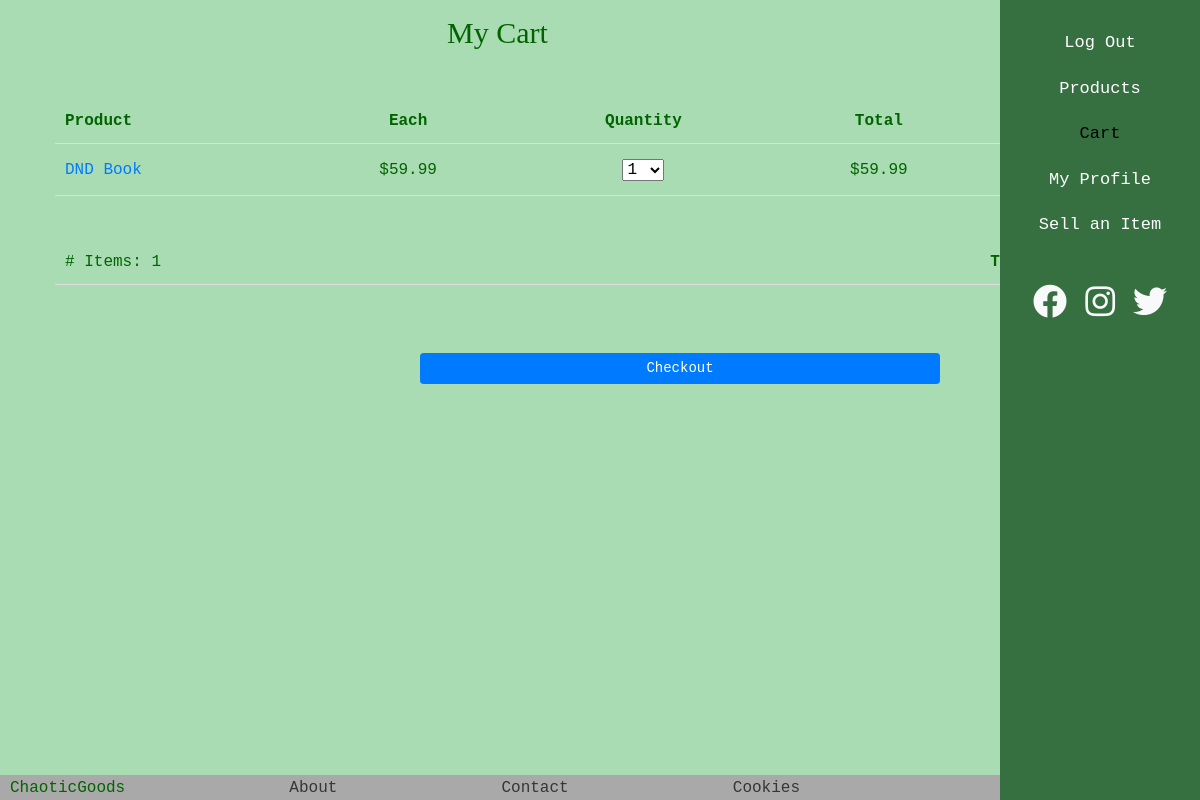
/cart.php (signed in), run on the app's committed database.
### tables this page shows
CREATE TABLE `products` (
  `product_id` int(11) NOT NULL,
  `title` varchar(255) NOT NULL,
  `description` text DEFAULT NULL,
  `price` decimal(10,2) NOT NULL,
  `image_url` varchar(255) DEFAULT NULL,
  `seller_id` int(11) DEFAULT NULL,
  `created_at` timestamp NOT NULL DEFAULT current_timestamp(),
  `color` varchar(50) DEFAULT NULL,
  `type` varchar(50) DEFAULT NULL
);

CREATE TABLE `cart_items` (
  `id` int(11) NOT NULL,
  `user_id` int(11) NOT NULL,
  `product_id` int(11) NOT NULL,
  `quantity` int(11) NOT NULL DEFAULT 1,
  `added_at` datetime DEFAULT current_timestamp()
);

### cart.php (the view, shortened to what this page needs)
<?php
require 'db.php';
$user_id = $_SESSION['user_id'] ?? 0;
$products = [];
$result = $con->query("SELECT product_id, title, price FROM products");
while ($row = $result->fetch_assoc()) {
    $products[$row['product_id']] = $row;
}
$cart = [];
$total = 0;
$totalItems = 0;
$stmt = $con->prepare("SELECT product_id, quantity FROM cart_items WHERE user_id = ?");
$stmt->bind_param("i", $user_id);
$stmt->execute();
$result = $stmt->get_result();
while ($row = $result->fetch_assoc()) {
    $productId = $row['product_id'];
    if (isset($products[$productId])) {
        $cart[$productId] = [
            'title' => $products[$productId]['title'],
            'price' => $products[$productId]['price'],
            'quantity' => $row['quantity']
        ];
        $total += $products[$productId]['price'] * $row['quantity'];
        $totalItems += $row['quantity'];
    }
}
?>
<!DOCTYPE html>
<html lang="en">
<head>
    <link rel="stylesheet" href="https://maxcdn.bootstrapcdn.com/bootstrap/4.5.2/css/bootstrap.min.css">
    <link rel="stylesheet" href="https://cdnjs.cloudflare.com/ajax/libs/font-awesome/5.15.4/css/all.min.css">
    <link rel="stylesheet" href="styles.css">
</head>
<body>
    <div class="sidebar">
        <ul>
            <li><a href="logout.php">Log Out</a></li>
            <li><a href="products.php">Products</a></li>
            <li><a href="cart.php" class="active">Cart</a></li>
            <li><a href="user.php">My Profile</a></li>
            <li><a href="sell.php">Sell an Item</a></li>
        </ul>
        <div class="social-icons">
            <a href="https://facebook.com" target="_blank" class="text-light mr-2"><i class="fab fa-facebook fa-2x"></i></a>
            <a href="https://instagram.com" target="_blank" class="text-light mr-2"><i class="fab fa-instagram fa-2x"></i></a>
            <a href="https://twitter.com" target="_blank" class="text-light"><i class="fab fa-twitter fa-2x"></i></a>
        </div>
    </div>
    <h2 style="text-align: center; padding-right: 220px; padding-top: 15px;">My Cart</h2>
    <div class="container">
        <div class="text">
            <?php if (empty($cart)): ?>
                <p>Your cart is empty.</p>
            <?php else: ?>
                <table style="width: 110%;">
                    <tr>
                        <th>Product</th>
                        <th>Each</th>
                        <th>Quantity</th>
                        <th>Total</th>
                        <th>Action</th>
                    </tr>
                    <?php foreach ($cart as $productId => $item): ?>
                        <tr>
                            <td><a href="details.php?id=<?php echo $productId; ?>"> <?php echo $item['title']; ?> </a></td>
                            <td>$<?php echo number_format($item['price'], 2); ?></td>
                            <td>
                                <form action="cart.php" method="POST">
                                    <select name="quantity[<?php echo $productId; ?>]" onchange="this.form.submit()">
                                        <?php for ($i = 1; $i <= 15; $i++): ?>
                                            <option value="<?php echo $i; ?>" <?php echo $i == $item['quantity'] ? 'selected' : ''; ?>>
                                                <?php echo $i; ?>
                                            </option>
                                        <?php endfor; ?>
                                    </select>
                                </form>
                            </td>
                            <td>$<?php echo number_format($item['price'] * $item['quantity'], 2); ?></td>
                            <td><a href="?remove=<?php echo $productId; ?>" class="btn btn-danger btn-sm">Remove</a></td>
                        </tr>
                    <?php endforeach; ?>
                </table>
                <br>
                <table style="width: 100%; margin-top: 20px;">
                    <tr>
                        <td style="text-align: left;"># Items: <?php echo $totalItems; ?></td>
                        <td style="text-align: right; font-weight: bold;">Total: $<?php echo number_format($total, 2); ?></td>
                    </tr>
                </table>
                <br><br>
                <div class="container">
                    <a href="checkout.php" class="btn btn-primary btn-sm btn-block" style="width: 50%; margin-left: 350px;">Checkout</a>
                </div>
            <?php endif; ?>
        </div>
    </div>
    <footer>
        <p>ChaoticGoods</p>
        <p><a href="about.php">About</a></p>
        <p><a href="contact.php">Contact</a></p>
        <p><a href="cookies.php">Cookies</a></p>
    </footer>
</body>
</html>

### styles.css (style rules this page uses)
html, body { height: 100%; margin: 0; padding: 0; overflow-x: hidden; }
body { background-color: #A9DCB2; }
h2 { font-family: 'Copperplate', fantasy; color: darkgreen; text-align: left; padding-left: 15px; font-size: 30px; }
header, .form-label, .text { color: white; }
.text { color: darkgreen; margin-top: 20px; margin-left: 40px; margin-bottom: 20px; font-family: 'Lucida Console', monospace; }
.sidebar { position: fixed; top: 0; right: 0; height: 100%; width: 200px; background-color: #367040; padding-top: 20px; z-index: 1001; font-family: 'Lucida Console', monospace; font-size: 17px; }
.sidebar ul { list-style: none; padding: 0; }
.sidebar ul li { padding: 10px; text-align: center; }
.sidebar ul li a { text-decoration: none; color: white; display: block; }
.sidebar ul li a:hover, .sidebar ul li a.active { color: black; border-radius: 5px; }
.social-icons { text-align: center; padding-top: 20px; }
.container { margin-right: 300px; padding-top: 20px; }
th { padding: 15px 20px; font-weight: bold; border-bottom: 2px solid #ddd; text-align: left; white-space: nowrap; }
table { width: 100%; border-collapse: collapse; }
th, td { padding: 10px; text-align: left; border-bottom: 1px solid #ddd; }
th:nth-child(1), td:nth-child(1) { width: 20%; }
th:nth-child(2), td:nth-child(2) { width: 20%; text-align: center; }
th:nth-child(3), td:nth-child(3) { width: 20%; text-align: center; }
th:nth-child(4), td:nth-child(4) { width: 20%; text-align: center; }
th:nth-child(5), td:nth-child(5) { width: 40%; text-align: center; }
footer { background: darkgray; color: darkgreen; padding: 10px; text-align: left; width: calc(100% - 200px); position: fixed; bottom: 0; left: 0; z-index: 999; display: flex; justify-content: space-between; align-items: center; padding-right: 200px; height: 25px; }
footer p { margin: 0; padding: 0; line-height: 1; font-family: 'Monaco', monospace; }
footer a { text-decoration: none; color: rgb(54, 54, 54); }

### data on the page
products: title "DND Book", price "59.99", product_id "1", $item['price']*$item['quantity'] "59.99"

### other printed values
$totalItems "1"
